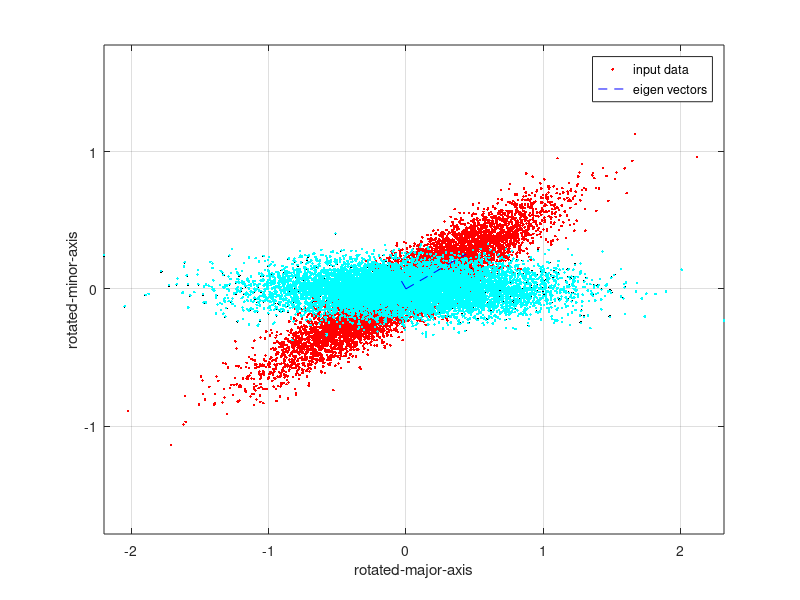

The MATLAB source for this figure:
clear all
close all
% first create random variable then rotate 30-degrees counter clockwise
N  = 1e4;
u0 = 0.5*randn(N,1);
v0 = 0.1*randn(N,1);
%
% rotate 30-deg
uv = [cosd(30) -sind(30);...
      sind(30)  cosd(30)]*[u0';v0'];
u  = uv(1,:)';
v  = uv(2,:)';
%
figure,
p1 = plot(u0,v0,'.k',u,v,'.r');
%
%
% analytic PCA
u2avg = (u'*u)/(N-1);
v2avg = (v'*v)/(N-1);
uvavg = (u'*v)/(N-1);
sig2pos = 0.5*( (u2avg + v2avg) + sqrt( (u2avg-v2avg)^2 + 4*uvavg^2 ));
sig2neg = 0.5*( (u2avg + v2avg) - sqrt( (u2avg-v2avg)^2 + 4*uvavg^2 ));
%
% eigen vectors
%     [ v_positive  , v_negative    ];
V   = [ uvavg          ,  sig2neg-v2avg;...
        (sig2pos-u2avg),  uvavg];
%
% normalized eigen vectors
norm = diag(V'*V);
V    = V*diag(1./sqrt(norm));
%
% sort eigen values/vectors
eig  = [sig2pos,sig2neg];
[eigsort,srt] = sort(eig,'descend');
V    = V(:,srt);
%
% make sure it's right-handed using cross-product (determinate>0).
isRHcoord = det(V);
if (isRHcoord<0)
    if V(1)<0
        V(:,1)=-V(:,1);
    else
        V(:,2)=-V(:,2);
    end
end
%
% unrotate the data using principal vectors
uv1 = [u, v]*V;
u1  = uv1(:,1);
v1  = uv1(:,2);
% plot vectors (scaled by eigen-value) on figure
hold on,
plot( u1, v1, '.c')
p2 = plot( [0;sqrt(eig(1))*V(1,1)], [0;sqrt(eig(1))*V(2,1)],'--b', [0;sqrt(eig(2))*V(1,2)], [0;sqrt(eig(2))*V(2,2)],'--b');
%
axis equal
grid on
legend([p1(2) p2(1)],'input data','eigen vectors')
%
xlabel(' rotated-major-axis ')
ylabel(' rotated-minor-axis ')

